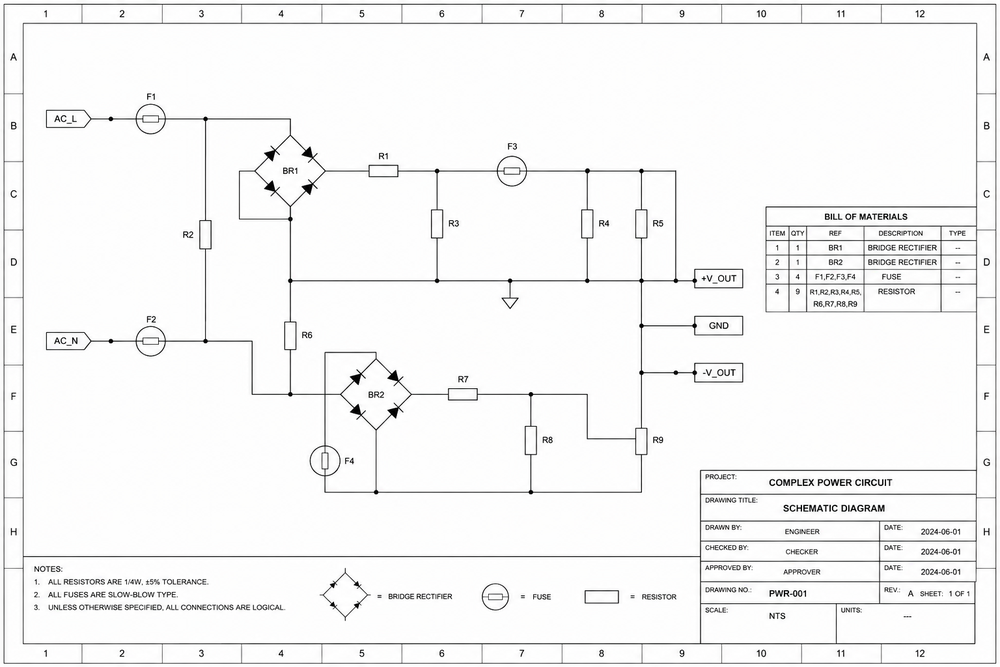
#> input picture drawings/1.png, 1000 x 667 px, shrunk from 1536 x 1024 before the run
$ python -i utils.py   (imports and definitions only)
#> lines starting #> are read from the running program, lines starting #| are printed output that depends on the picture; after the words box and inside, x2 and y2 are one past the last pixel; in counts of white or black regions, pixels touching at a corner belong together
#> further down, picture is the input picture: shape (667, 1000, 3); mean B, G, R 245.4, 245.5, 245.5
import cv2
import numpy as np

def crop_margins(img, padding=2, thresh=240):
    """
    Crops white margins around a black-on-white symbol.
    Inverts the image to find the bounding box of foreground (black) pixels.
    """
#> called with padding = 2, thresh = 240
    if len(img.shape) == 3:
        gray = cv2.cvtColor(img, cv2.COLOR_BGR2GRAY)
    else:
        gray = img.copy()

    # Invert so background is black and drawing lines are white
    _, thresh_img = cv2.threshold(gray, thresh, 255, cv2.THRESH_BINARY_INV)
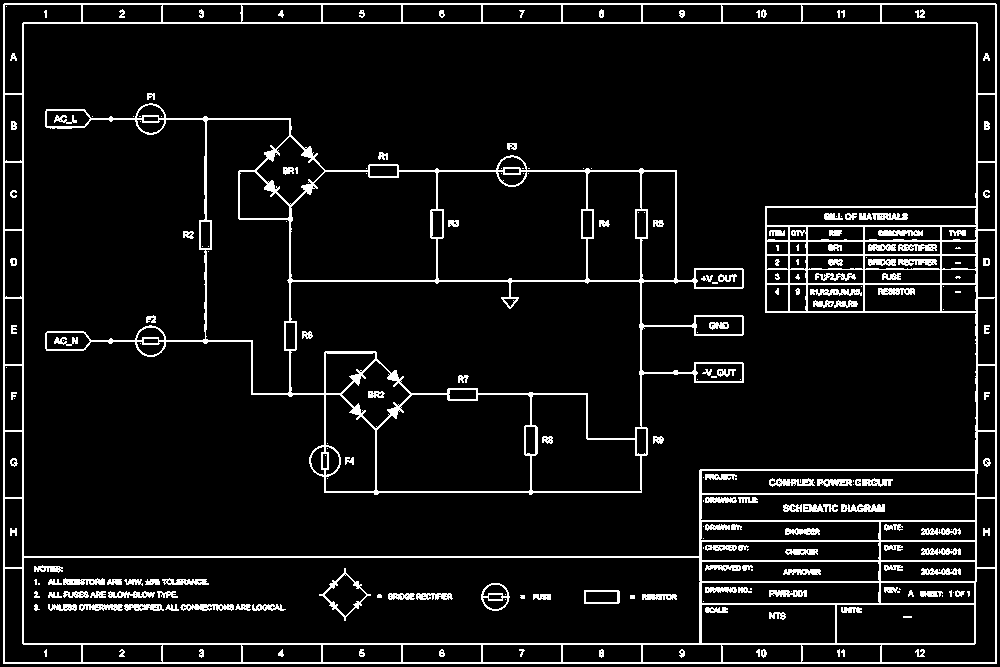
#> thresh_img: shape (667, 1000); 7.6% white in thin lines or dots

    # Find non-zero coordinates
    coords = cv2.findNonZero(thresh_img)
#> coords = contour of 50914 points, box (x1, y1, x2, y2) (3, 3, 997, 664), area 330
    if coords is None:
        return img # Return original if blank

    x, y, w, h = cv2.boundingRect(coords)
#> x = 3; y = 3; w = 994; h = 661

    # Add a tiny padding if possible
    h_img, w_img = img.shape[:2]
#> h_img = 667; w_img = 1000
    x_start = max(0, x - padding)
#> x_start = 1
    y_start = max(0, y - padding)
#> y_start = 1
    x_end = min(w_img, x + w + padding)
#> x_end = 999
    y_end = min(h_img, y + h + padding)
#> y_end = 666

    return img[y_start:y_end, x_start:x_end]
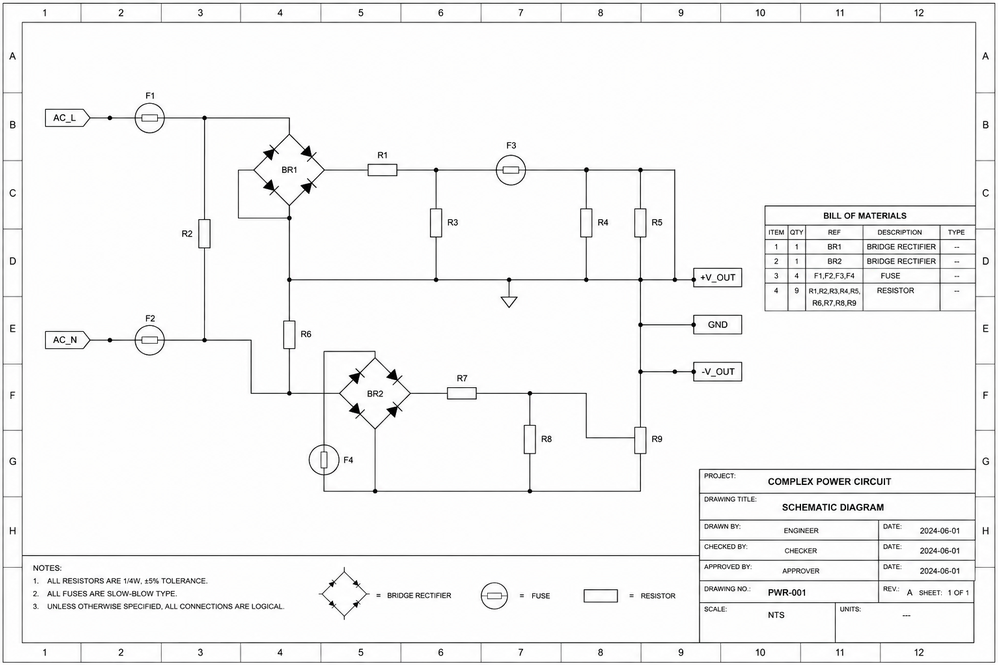
#> returned value: shape (665, 998, 3); mean of channels 0, 1, 2 245.4, 245.4, 245.4; drawn as B, G, R

# [122 lines left out: functions rotate_image, non_max_suppression, visualize_results, not called in this run]

>>> import cv2
>>> picture = cv2.imread('../drawings/1.png')
>>> result = crop_margins(picture)

$ run again, on drawings/2.png
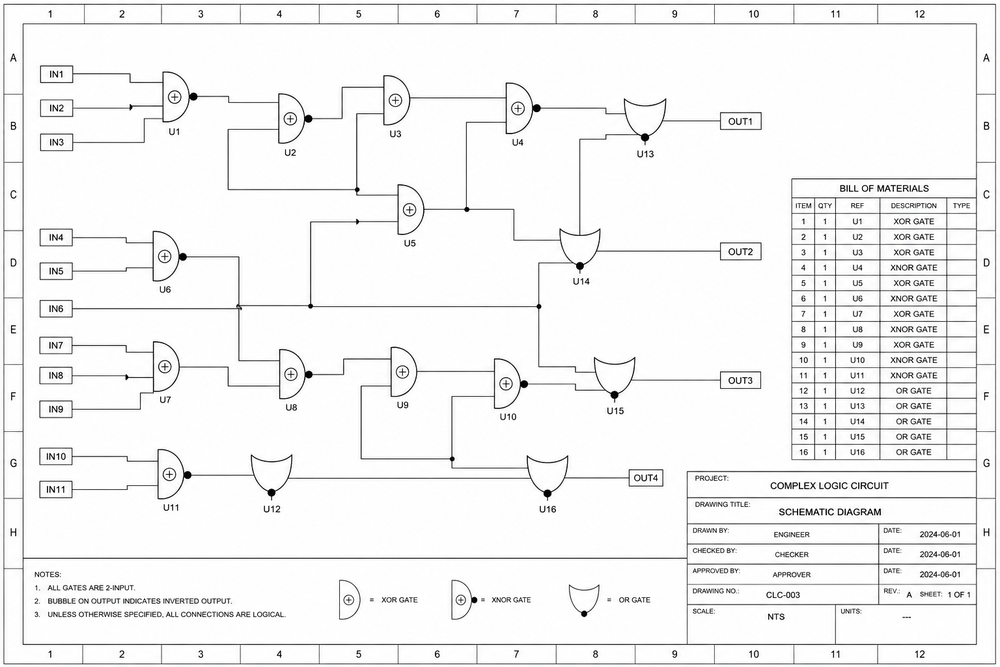
#> input picture drawings/2.png, 1000 x 667 px, shrunk from 1536 x 1024 before the run
#> picture is the input picture: shape (667, 1000, 3); mean B, G, R 243.4, 243.4, 243.4
#> in crop_margins, `_, thresh_img = cv2.threshold(gray, thresh, 255, cv2.THRESH_BINARY_INV)`:
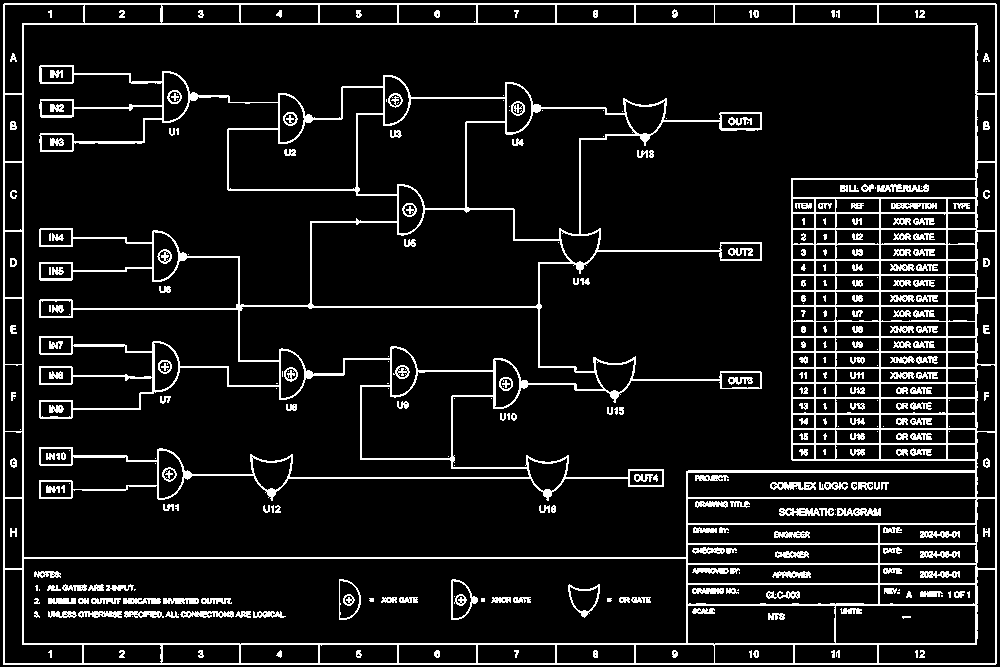
#> thresh_img: shape (667, 1000); 10.1% white in thin lines or dots
#> coords = contour of 67124 points, box (x1, y1, x2, y2) (3, 3, 997, 665), area 0
#> x = 3; w = 994; h = 662
#> x_start = 1
#> x_end = 999
#> y_end = 667
#> in crop_margins, `return img[y_start:y_end, x_start:x_end]`:
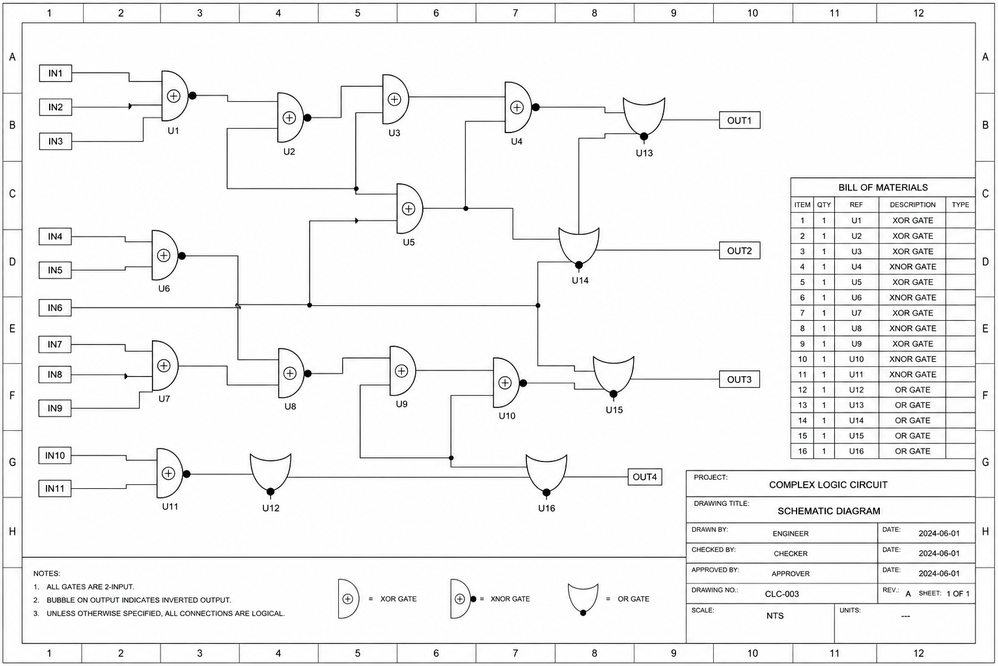
#> returned value: shape (666, 998, 3); mean of channels 0, 1, 2 243.4, 243.4, 243.4; drawn as B, G, R

$ run again, on drawings/4.png
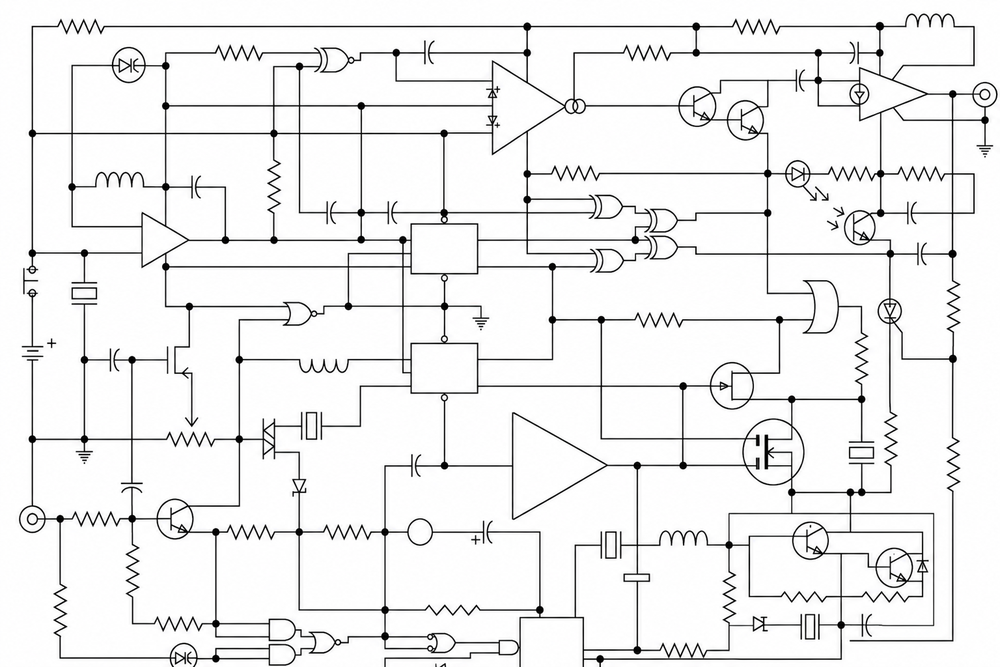
#> input picture drawings/4.png, 1000 x 667 px, shrunk from 1536 x 1024 before the run
#> picture is the input picture: shape (667, 1000, 3); mean B, G, R 239.3, 239.2, 239.3
#> in crop_margins, `_, thresh_img = cv2.threshold(gray, thresh, 255, cv2.THRESH_BINARY_INV)`:
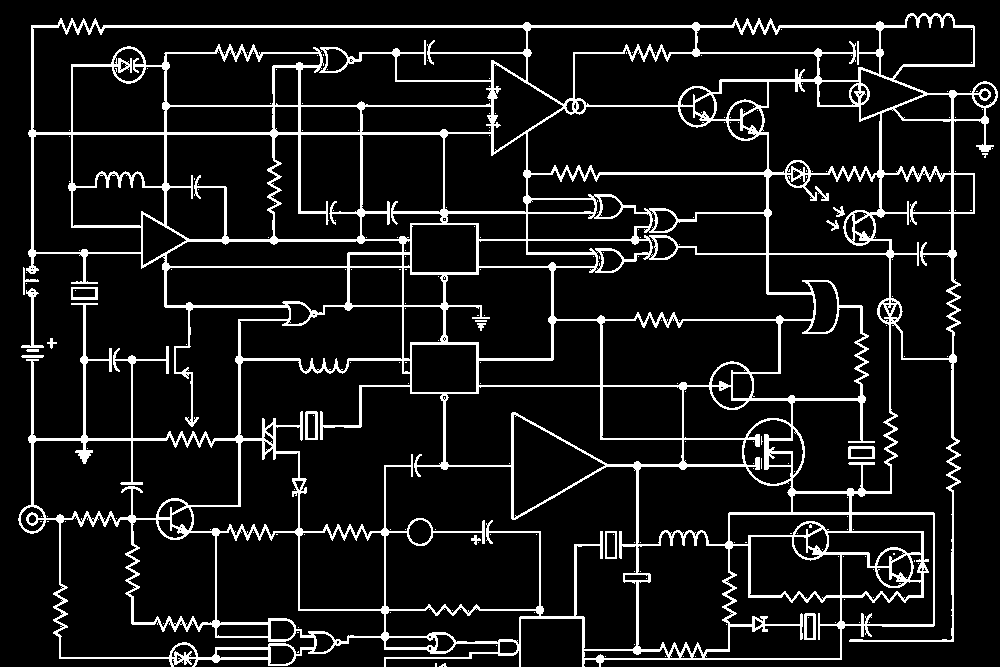
#> thresh_img: shape (667, 1000); 10.2% white; 211 white regions (194 under 20 px), largest, box (x1, y1, x2, y2) and area: (18, 13, 998, 667) 66132, (21, 288, 44, 348) 279, (305, 411, 318, 440) 207
#> coords = contour of 68145 points, box (x1, y1, x2, y2) (18, 13, 998, 667), area 167910
#> x = 18; y = 13; w = 980; h = 654
#> x_start = 16
#> y_start = 11
#> x_end = 1000
#> y_end = 667
#> in crop_margins, `return img[y_start:y_end, x_start:x_end]`:
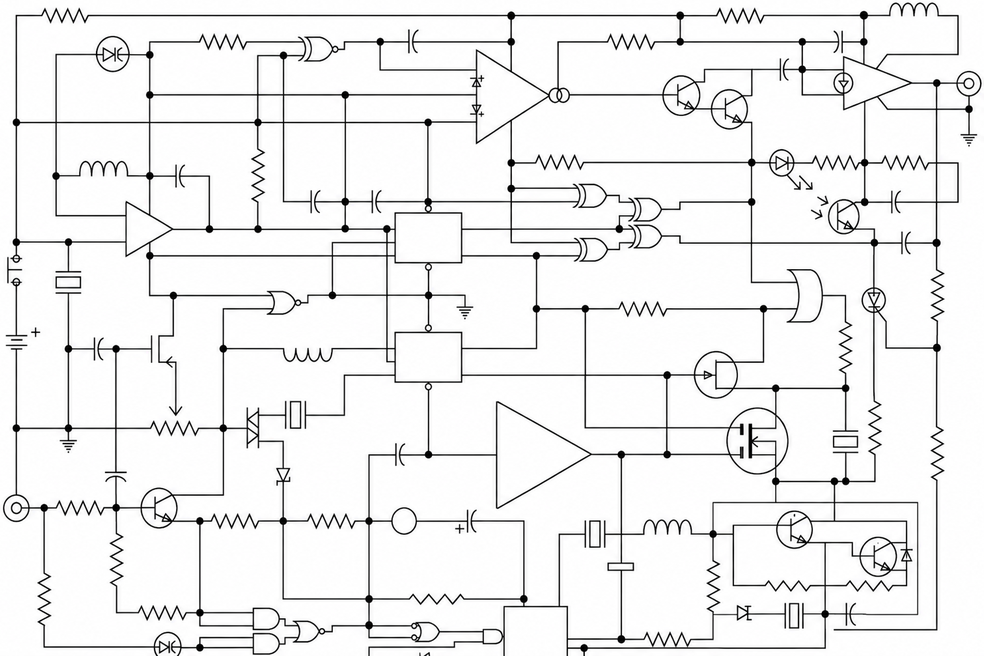
#> returned value: shape (656, 984, 3); mean of channels 0, 1, 2 238.8, 238.7, 238.8; drawn as B, G, R
